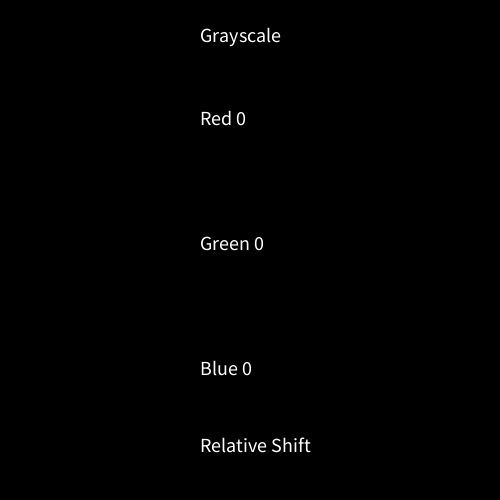
Frame 1 (no input)
Frame 60 (the mouse pressed at the canvas centre just before this capture): identical to frame 1, image omitted
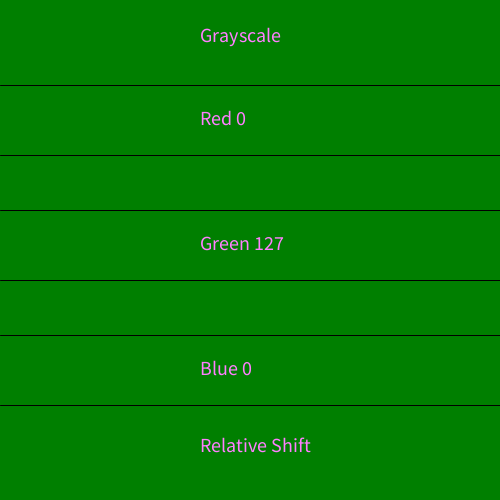
Frame 120 (the mouse held since frame 60 and released just before this capture)

The Processing sketch that drew these frames (run headless with seeded random() and noise(); from frame 60 on, the mouse is pressed at the canvas centre):

// Processing sketch: processing_151639
// ── processing_151639.pde

float red;
float green;
float blue;
float r=0, g=0, b=0;

void setup() {
  size(500, 500);

  // initialise the colour variables
  red = 0;
  blue = 0;
  green = 0;
  textAlign(LEFT);
  textSize(20);
}


void draw() {
  background(red, green, blue);

  if (mousePressed) {
    if (mouseY > height/4*1-40 && mouseY < height/4*1+30) {
      red = constrain(map(mouseX, 0, width, 0, 255), 0, 255);
      r = red;
    } else if (mouseY > height/4*2-40 && mouseY < height/4*2+30) {
      green = constrain(map(mouseX, 0, width, 0, 255), 0, 255);
      g = green;
    } else if (mouseY > height/4*3-40 && mouseY < height/4*3+30) {
      blue = constrain(map(mouseX, 0, width, 0, 255), 0, 255);
      b = blue;
    } else if (mouseY < height/4*1-40) {
      red = green = blue = constrain(map(mouseX, 0, width, 0, 255), 0, 255);
    } else if (mouseY > height/4*3+30) {
      float c = lerp(-255, 255, mouseX/float(width));
      red = constrain(r + c, 0, 255);
      green = constrain(g + c, 0, 255);
      blue = constrain(b + c, 0, 255);
    }
  }
  
  fill(255-red, 255-green, 255-blue);
  text("Grayscale", width/2-50, (height/4*1-40)/2);
  text("Red "+int(red), width/2-50, height/4);
  text("Green "+int(green), width/2-50, 2*height/4);
  text("Blue "+int(blue), width/2-50, 3*height/4);
  text("Relative Shift", width/2-50, (height + height/4*3+30)/2);
  for ( int i=1; i<=3; i++) {
    line(0, height/4*i - 40, width, height/4*i - 40);
    line(0, height/4*i + 30, width, height/4*i + 30);
  }
}
